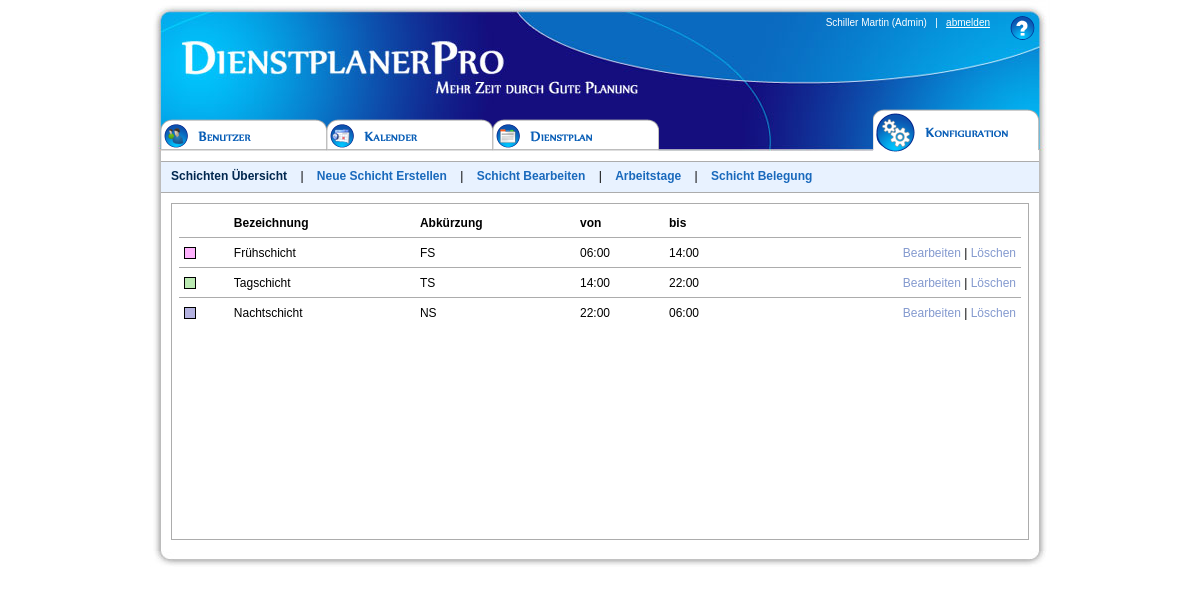
/index.php?seite=konfig (signed in), run on the app's committed database.
### tables this page shows
CREATE TABLE `schicht` (
  `sid` int(11) NOT NULL auto_increment,
  `bez` varchar(40) default NULL,
  `kbez` varchar(10) default NULL,
  `ab` time default NULL,
  `bis` time default NULL,
  `color` char(6) NOT NULL,
  PRIMARY KEY  (`sid`)
);

### klassen/schicht.klasse.php (called while the page is built, shortened)
<?php
class Schicht
{
	public function hole_alle_schichten()
	{
		$schichten_objekt_feld = array();
		$puffer = mysql_query('SELECT * FROM schicht ORDER BY ab, bis ASC');
		while($schicht_objekt = mysql_fetch_object($puffer, 'Schicht' , array('sid', 'bez', 'kbez', 'ab', 'bis', 'color')))
		{
			$schichten_objekt_feld[] = $schicht_objekt;
		}
		return $schichten_objekt_feld;
	}
}
?>

### schicht_uebersicht.php (the view, shortened to what this page needs)
<div id="hauptinhalt">
<?php
$schichten = new Schicht();
$schichten_array = $schichten->hole_alle_schichten();
		if(isset($schichten_array))
		{
			echo '<table>';
			echo '	<tr>';
                        echo '		<th>&nbsp;</th>';
			echo '		<th>Bezeichnung</th>';
			echo '		<th>Abk&uuml;rzung</th>';
			echo '		<th>von</th>';
			echo '		<th>bis</th>';
			echo '		<th colspan="2">&nbsp;</th>';
			echo '	</tr>';
			foreach($schichten_array as $schicht)
			{
                                $temp = explode(":", $schicht->ab);
                                $zeitab = mktime($temp[0], $temp[1], $temp[2], 0, 0, 0);
                                $temp = explode(":", $schicht->bis);
				$zeitbis = mktime($temp[0], $temp[1], $temp[2], 0, 0, 0);
                                $ab = date("H:i" , $zeitab);
                                $bis = date("H:i" , $zeitbis);
				echo '<tr class="hr"><td colspan=7><hr></td></tr>';
                                echo '	<tr>';
                                echo '		<td><div class="farbquad" style="background-color:#'.$schicht->color.';"></div></td>';
				echo '		<td>'.$schicht->bez.'</td>';
				echo '		<td>'.$schicht->kbez.'</td>';
				echo '		<td>'.$ab.'</td>';
				echo '		<td>'.$bis.'</td>';
				echo '		<td style="text-align:right;"><a href="index.php?seite=konfig&sub=bearbeiten&sid='.$schicht->sid.'">Bearbeiten</a> ';
				echo '		| <a href="index.php?seite=konfig&l='.$schicht->sid.'" onclick="return confirm(\'Wollen Sie die Schicht mit all ihren Einstellung wirklich l&ouml;schen?\')">L&ouml;schen</a></td>';
				echo '	</tr>';
			}
			echo '</table>';
		}
?>
</div>

### css/main_css.css (style rules this page uses)
body { background-color: #ffffff; margin: 0px; padding: 0px; font-family: Verdana, sans-serif; font-size: 12px; }
a { text-decoration: none; color: #849acf; font-size:12px; }
th, td { padding: 5px; text-align:left; }
#hauptinhalt table, #hauptinhalt_kal table { width: 100%; }
hr { border: none; border-top:1px solid #acacac; }
#hauptinhalt { border:1px solid #acacac; margin:10px; height: 325px; overflow-y: scroll; overflow-x: hidden; padding:5px; }
tr.hr td, tr.hr td hr { height: 1px; padding:0; margin:0; }
.farbquad { height: 10px; width: 10px; border:1px solid #000; }

### data on the page
schicht: bez "Frühschicht", kbez "FS", ab "06:00", bis "14:00"
schicht: bez "Tagschicht", kbez "TS", ab "14:00", bis "22:00"
schicht: bez "Nachtschicht", kbez "NS", ab "22:00", bis "06:00"

### other printed values
$_SESSION['mitarbeiter']->name "Schiller"
$_SESSION['mitarbeiter']->vname "Martin"
$recht "Admin"
